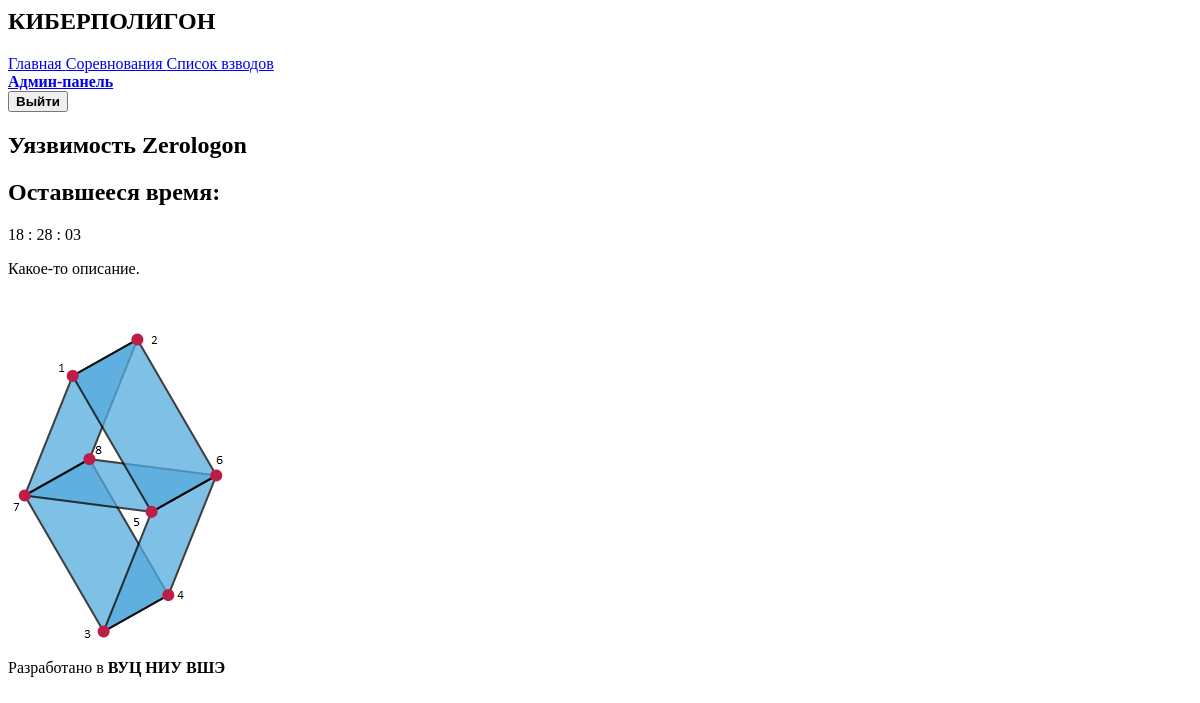
/cyberpolygon/competitions/zerologon2023-02-21-0255180300/ (signed in), run on an earlier commit of the app's database.
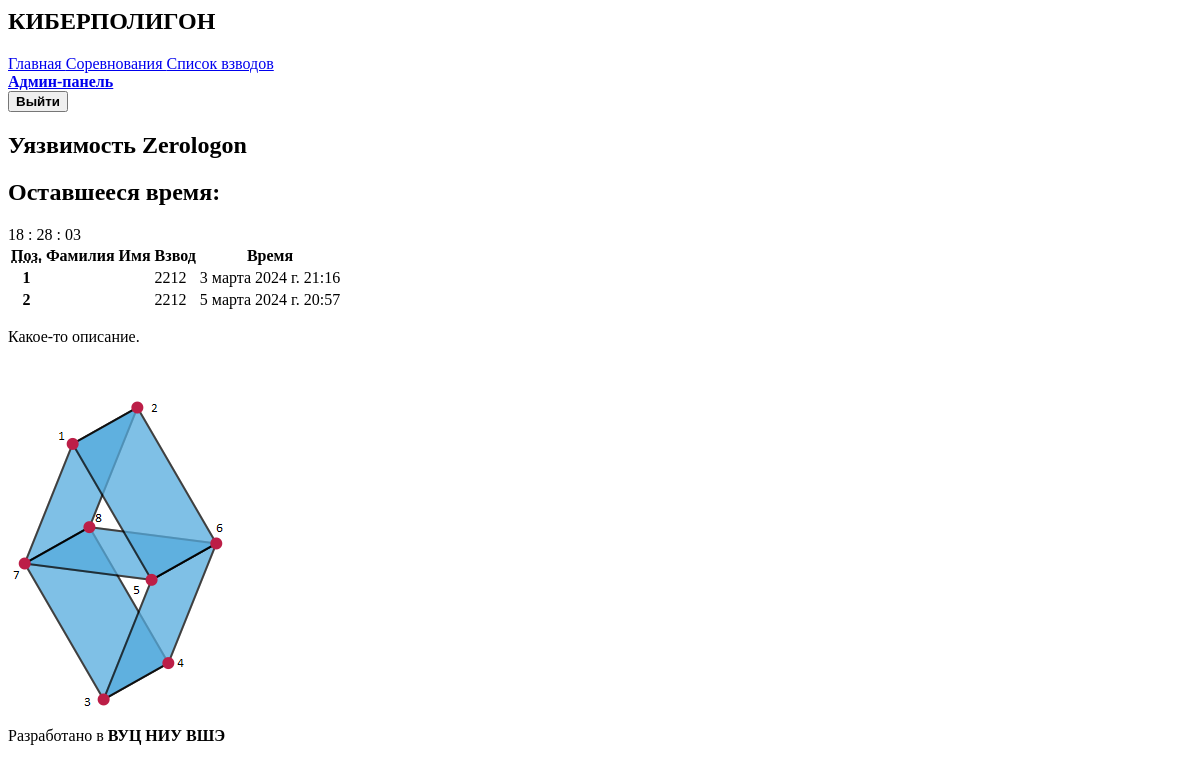
And on a later commit of the database.
### interface/models.py (models this page shows, shortened)
class Answers(models.Model):
    lab = models.ForeignKey(Lab, related_name="lab", on_delete=models.CASCADE)
    user = models.ForeignKey(settings.AUTH_USER_MODEL, on_delete=models.CASCADE)
    datetime = models.DateTimeField(null=True)
    class Meta:
        verbose_name = 'Ответ'
        verbose_name_plural = 'Ответы'

class User(AbstractUser):
    platoon = models.ForeignKey(Platoon,
                                related_name="students",
                                on_delete=models.CASCADE,
                                verbose_name="взвод",
                                null=True)
    class Meta:
        verbose_name = 'Пользователь'
        verbose_name_plural = 'Пользователи'

class Platoon(models.Model):
    number = models.fields.IntegerField('Номер взвода')
    def __str__(self):
        return str(self.number)
    class Meta:
        verbose_name = 'Взвод'
        verbose_name_plural = 'Взвода'

### interface/views.py (the view)
# urls.py: path("competitions/<slug:slug>/", CompetitionDetailView.as_view(), name="competition-detail"),
class CompetitionDetailView(DetailView):
    model = Competition
    def get_context_data(self, **kwargs):
        context = super().get_context_data(**kwargs)
        context["available"] = True
        if not self.request.user.is_staff:
            if timezone.now() < context["object"].start or timezone.now() > context["object"].finish:
                context["available"] = False
                return context
        competition = context["object"]
        context["object"] = competition.lab
        context = LabDetailView.set_submitted(context, self.request)
        if self.request.user.is_staff:
            solutions = Answers.objects.filter(
                lab=competition.lab,
                user__platoon__in=competition.platoons.all(),
                datetime__lte=competition.finish,
                datetime__gte=competition.start
            ).order_by('datetime').values()
            pos = 1
            for solution in solutions:
                user = User.objects.get(pk=solution["user_id"])
                solution["user"] = user
                solution["pos"] = str(pos)
                pos += 1
            context["solutions"] = solutions
        context["object"] = competition
        context["delta"] = CompetitionDetailView.get_timer(context["object"])
        return context
    @staticmethod
    def get_timer(competition):
        delta = (competition.finish - timezone.now()).seconds
        seconds = delta % 60
        delta //= 60
        minutes = delta % 60
        hours = delta // 60
        out = {"hours": hours, "minutes": minutes, "seconds": seconds}
        for key, value in out.items():
            n_value = str(value)
            n_value = (2 - len(n_value)) * "0" + n_value
            out[key] = n_value
        return out

### templates/interface/competition_detail.html (shortened to what this page needs)
{% extends 'interface/base.html' %}
{% block content %}
    <div class="columns is-centered">
        <div class="column is-two-thirds">
        {% if available  %}
            <h1 class="title is-2">{{ object.lab.name }}</h1>
            <div class="column is-one-quarter p-0 mb-4">
                <div id="timer" class="message is-dark">
                    <div class="message-body">
                    <h2 class="has-text-weight-bold">Оставшееся время:</h2>
                    <div id="countdown" class="has-text-weight-bold has-text-danger">{{ delta.hours }} <span>:</span>
                    </div>
                    </div>
                </div>
            </div>
            {% if solutions %}
                <table class="table">
                  <thead>
                    <tr>
                        <th><abbr title="Позиция">Поз.</abbr></th>
                        <th>Фамилия</th>
                        <th>Имя</th>
                        <th>Взвод</th>
                        <th>Время</th>
                    </tr>
                  </thead>
                  <tbody>
                  {% for solution in solutions %}
                    <tr>
                      <th>{{ solution.pos }}</th>
                      <td>{{ solution.user.name }}</td>
                      <td>{{ solution.user.second_name }}</td>
                      <td>{{ solution.user.platoon }}</td>
                      <td>{{ solution.datetime }}</td>
                     </tr>
                  {% endfor  %}
                  </tbody>
                </table>
            {% endif %}
            <p><div class="content">{{ object.lab.description | safe  }}</div></p>
        {% else  %}
            <div class="notification is-warning is-light">
                <h1 class="subtitle is-4">Соревнование станет доступно: {{ object.start }}</h1>
            </div>
        {% endif %}
        </div>
    </div>
{% endblock %}

What changed in the data, as far as the page shows it:
added Answers: pos "1", user.platoon "2212", datetime "3 марта 2024 г. 21:16"
added Answers: pos "2", user.platoon "2212", datetime "5 марта 2024 г. 20:57"
Also different on the page:
text now shown: "Поз. Фамилия Имя Взвод Время"
